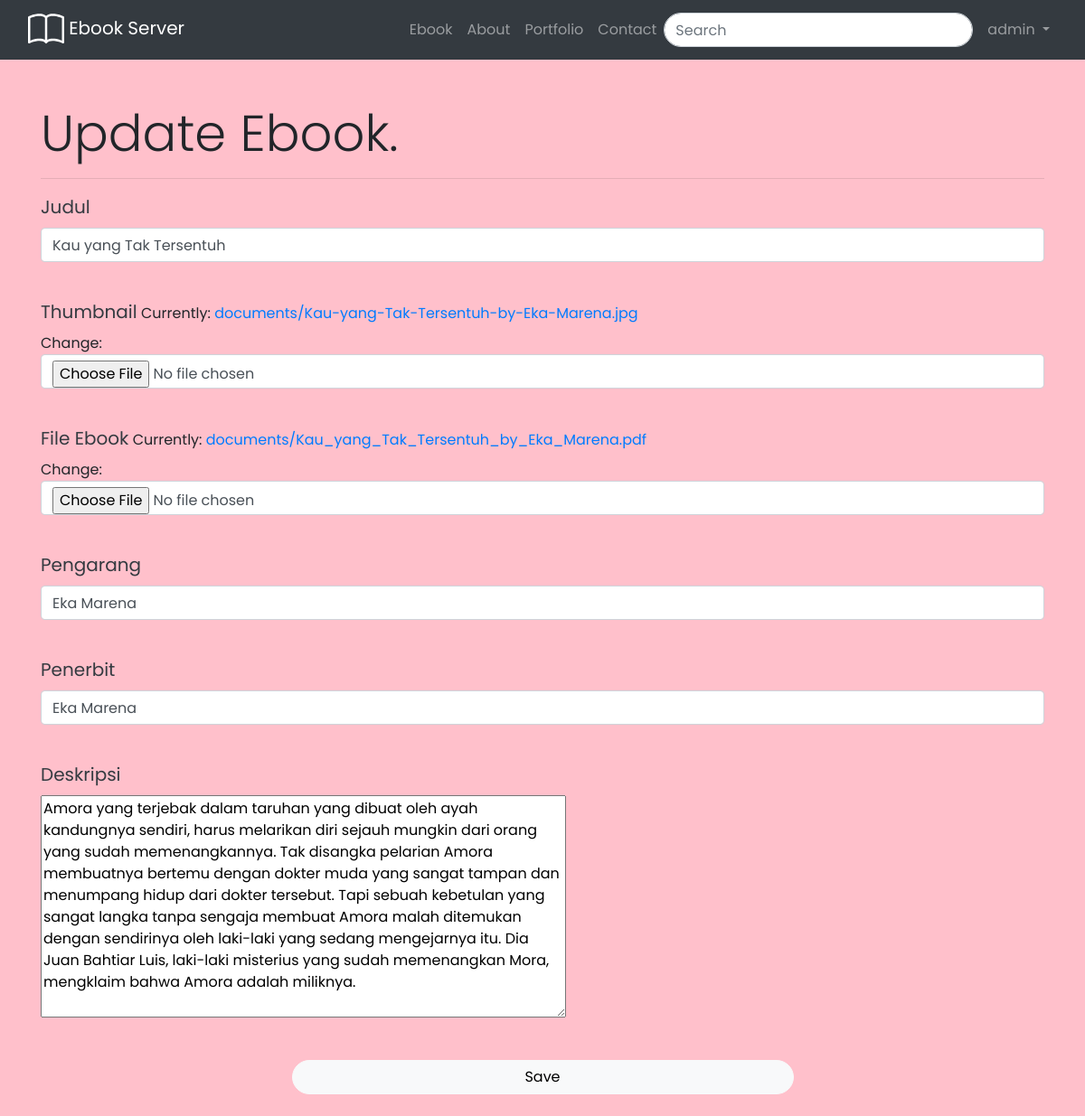
The app's page /ebook/update/7 (signed in) with its own data.
### ebook/models.py (models this page shows, shortened)
class Ebook(models.Model):
	judul = models.CharField(max_length=255, blank=True)
	thumbnail = models.ImageField(upload_to='documents/', default="/default-img.png")
	author = models.ForeignKey(User, on_delete=models.CASCADE, default=1, blank=True, null=True)
	file = models.FileField(upload_to='documents/')
	upload = models.DateTimeField(auto_now_add=True)
	pengarang = models.CharField(max_length=255, blank=True)
	penerbit = models.CharField(max_length=255, blank=True)
	deskripsi = models.TextField(default="Beautiful masterpiece")
	slug = models.SlugField(blank=True, editable=False)

### ebook/views.py (the view)
# urls.py: path('update/<int:ebook_id>', views.updateEbook, name="updateEbook"),
@login_required(login_url="/auth/signin/")
def updateEbook(request, ebook_id):
	update_ebook = Ebook.objects.get(id=ebook_id)
	data = {
		'judul' : update_ebook.judul,
		'thumbnail':update_ebook.thumbnail,
		'file'	: update_ebook.file,
		'pengarang' : update_ebook.pengarang,
		'penerbit' : update_ebook.penerbit,
		'deskripsi' : update_ebook.deskripsi,
	}
	update_ebook_form = EbookForm(request.POST or None, request.FILES or None, initial=data, instance=update_ebook)
	if request.method == 'POST':
		if update_ebook_form.is_valid():
			update_ebook_form.save()
		return redirect('auth:profile')
	context = {
		'update_ebook_form' : update_ebook_form,
	}
	print()
	return render(request, 'ebook/update.html', context)

### ebook/forms.py
class EbookForm(forms.ModelForm):
	class Meta:
		model = Ebook
		fields = ['judul', 'thumbnail', 'file', 'pengarang', 'penerbit', 'deskripsi']

### templates/ebook/update.html (shortened to what this page needs)
{% load static %}
<!DOCTYPE html>
<html>
<head>
	<link rel="stylesheet" href="{% static "css/ebook.css" %}">
	<link rel="stylesheet" href="https://stackpath.bootstrapcdn.com/bootstrap/4.5.2/css/bootstrap.min.css">
</head>
</head>
<body style="background-color: pink">
	{% include "navbar.html" %}
	<br><br>
	<div class="container bg-transparent">
		<h1 class="display-4">Update Ebook.</h1>
		<hr>
		<form method="post" enctype="multipart/form-data">
			<div class="form-group">
				<label for="" style="color: #343A40; font-size: 20px">Judul</label>
				{{ update_ebook_form.judul }}<br>
			</div>
			<div class="form-group">
				<label for="" style="color: #343A40; font-size: 20px";>Thumbnail</label>
				{{ update_ebook_form.thumbnail }}<br>
			</div>
			<div class="form-group">
				<label for="" style="color: #343A40; font-size: 20px";>File Ebook</label>
				{{ update_ebook_form.file }}<br>
			</div>
			<div class="form-group">
				<label for="" style="color: #343A40; font-size: 20px";>Pengarang</label>
				{{ update_ebook_form.pengarang }}<br>
			</div>
			<div class="form-group">
				<label for="" style="color: #343A40; font-size: 20px";>Penerbit</label>
				{{ update_ebook_form.penerbit }}<br>
			</div>
			<div class="form-group">
				<label for="" style="color: #343A40; font-size: 20px";>Deskripsi</label>
				<br>
				{{ update_ebook_form.deskripsi }}<br>
			</div>
			<br>
			<div align="center">
				<input id="submit" style="width: 50%; color: black" class="btn btn-light rounded-pill" type="submit" value="Save">
			</div>
		</form>
		<br>
	</div>
</body>
</html>

### templates/navbar.html (shortened to what this page needs)
<nav class="navbar navbar-expand-lg navbar-dark bg-dark">
	<div class="container-fluid">
		<div class="navbar-header">
			<a href="{% url 'index' %}" class="navbar-brand">  Ebook Server</a>
		</div>
		<div class="collapse navbar-collapse" id="bs-example-navbar-collapse-1">
			<ul class="nav navbar-nav ml-auto">
				<li class="nav-item">
					<a class="nav-link" href="{% url 'ebook:ebook_index' %}">Ebook<span class="sr-only">(current)</span></a>
				</li>
				<li class="nav-item">
					<a class="nav-link" href="#">About <span class="sr-only">(current)</span></a>
				</li>
				<li class="nav-item">
					<a class="nav-link" href="#">Portfolio</a>
				</li>
				<li class="nav-item">
					<a class="nav-link" href="#">Contact</a>
				</li>
				<form class="form-inline my-2 my-lg-0" action="/search/" method="get">
					<input class="search-input form-control mr-sm-2" style="position: relative;border-radius: 50px" type="search" name="query" value="{{q}}" placeholder="Search" aria-label="Search" required>
				</form>
				{% if not request.user.is_authenticated %}
				<li class="nav-item">
					<a class="btn btn-light" href="{% url 'auth:signin' %}">Sign in</a>
				</li>
				{% else %}
				<li class="nav-item dropdown">
					<a class="nav-link dropdown-toggle" href="#" id="navbarDropdown" role="button" data-toggle="dropdown" aria-haspopup="true" aria-expanded="false">
						{{request.user}}
					</a>
				</li>
				{% endif %}
			</ul>
		</div>
	</div>
</nav>

### static/css/ebook.css (style rules this page uses)
* { font-family: 'Poppins', sans-serif; }

### records on screen
Ebook: judul "Kau yang Tak Tersentuh", pengarang "Eka Marena", penerbit "Eka Marena", deskripsi "Amora yang terjebak dalam taruhan yang dibuat oleh ayah kandungnya sendiri, harus melarikan diri sejauh mungkin dari orang yang sudah memenangkannya. Tak disangka pelarian Amora membuatnya bertemu dengan dokter muda yang sangat tampan dan menumpang hidup dari dokter tersebut. Tapi sebuah kebetulan yang sangat langka tanpa sengaja membuat Amora malah ditemukan dengan sendirinya oleh laki-laki yang sedang mengejarnya itu. Dia Juan Bahtiar Luis, laki-laki misterius yang sudah memenangkan Mora, mengklaim bahwa Amora adalah miliknya."

### other values on screen
{{ request.user }} "admin"
